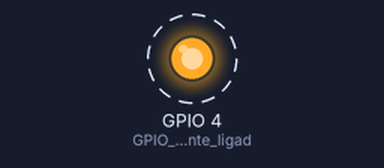
The program below on a simulated ESP32. On the bench: output pins drawn as LEDs (lit = HIGH). Dashed ring = blinking. WiFi joins after 1.5 s; servers stay silent unless stated; what the program prints to the serial monitor is not drawn.

Above: at 2.5 s.
Timing chart, 0 to 6.6 s (numbered marks = the images above):
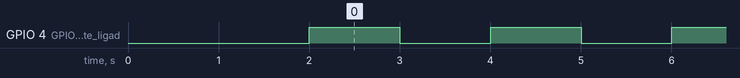

The program:

main.cpp
```cpp
#include <WiFi.h> // Para ESP32
// #include <ESP8266WiFi.h> // Para ESP8266, descomente esta linha

// Configurações Wi-Fi
const char* ssid = "gt";              // Substitua pelo nome da sua rede Wi-Fi
const char* password = "todesco1";    // Substitua pela senha do Wi-Fi


void setup() {

  pinMode(4, OUTPUT); // GPIO 2 é geralmente ligado ao LED embutido

  Serial.begin(9600); // Inicializa o monitor serial
  Serial.println("Conectando ao Wi-Fi...");

  WiFi.begin(ssid, password); // Inicia a conexão Wi-Fi

  // Aguarda até conectar
  while (WiFi.status() != WL_CONNECTED) {
    delay(1000);
    Serial.print(".");
  }

  // Conectado!
  Serial.println("\nWi-Fi conectado!");
  Serial.print("Endereço IP: ");
  Serial.println(WiFi.localIP());
}

void loop() {
    digitalWrite(4, HIGH); // Liga o LED
    delay(1000);           // Espera 1 segundo
    digitalWrite(4, LOW);  // Desliga o LED
    delay(1000);
}
```

Measured:
- by itself, GPIO 4 (GPIO_2_é_geralmente_ligad): alternates HIGH for 1.0 s and LOW for 1.0 s
